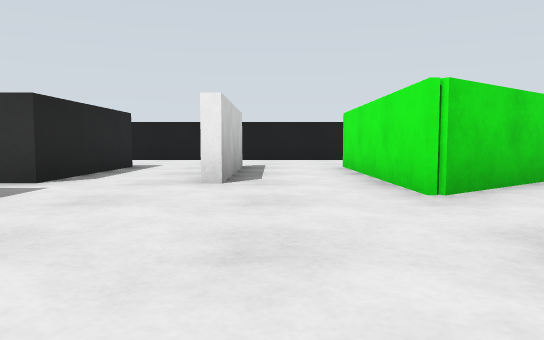
view 1 (above)

21 first-person views from a walk through a world built for the Gazebo simulator. The camera is 0.45 m above the floor, tilts 4° down and sees 70° across. The floor is counted in squares, 1 m on a side. Each view is taken from the middle of a square. On the plan, view 1 faces up. The plan holds only what a view shows up to about 9 squares ahead; the rest is blank.

view 2
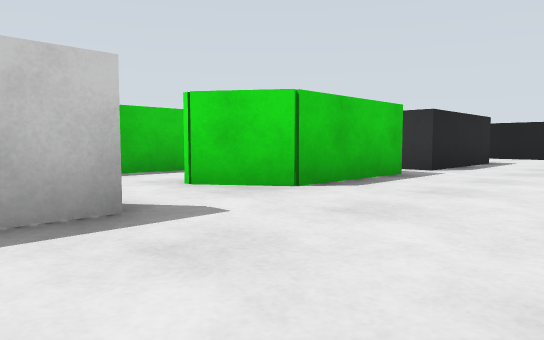

view 3
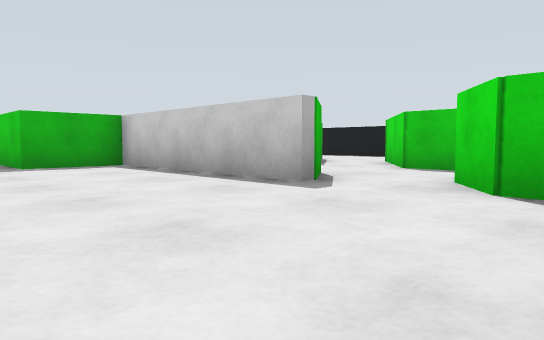

view 4
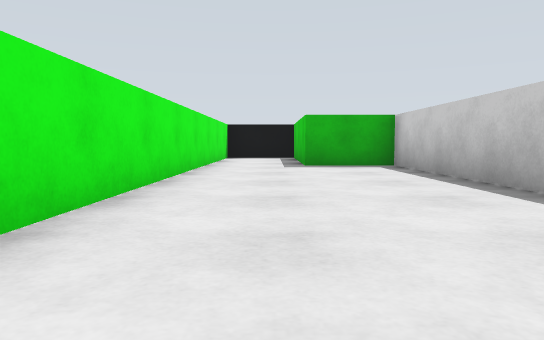

view 5
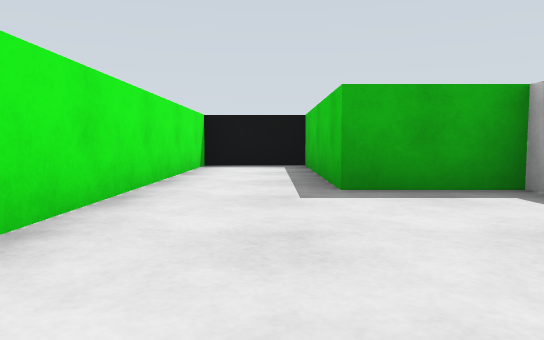

view 6
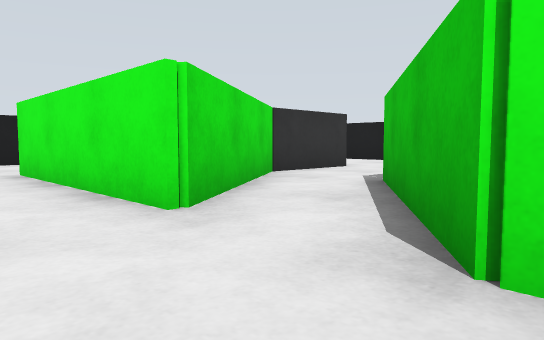

view 7
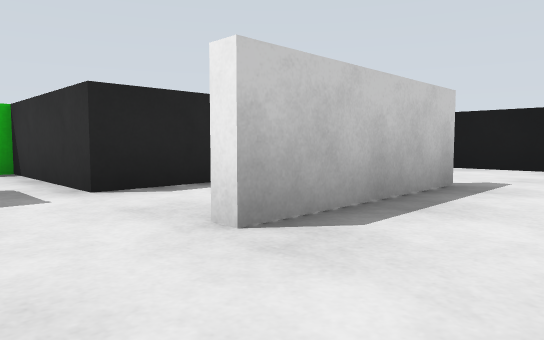

view 8
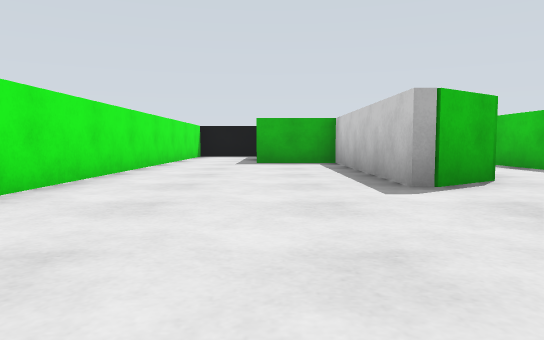

view 9
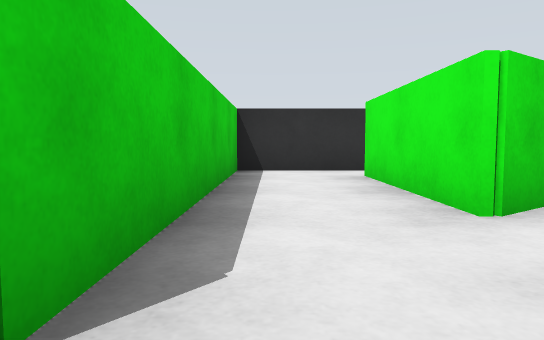

view 10
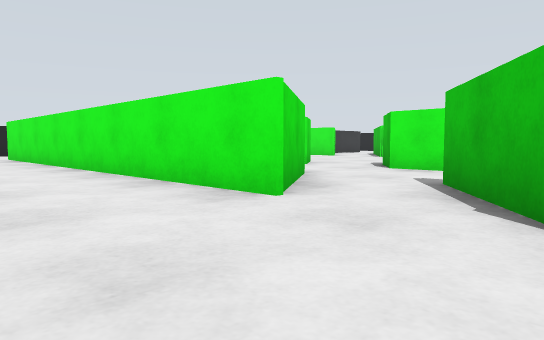

view 11
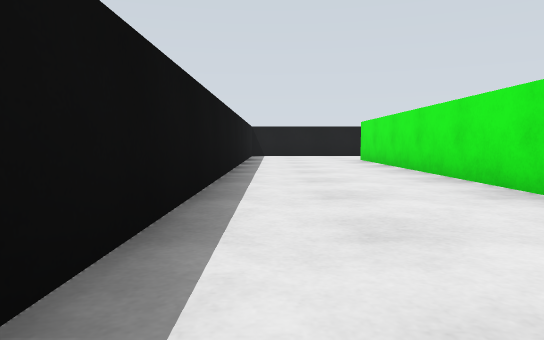

view 12
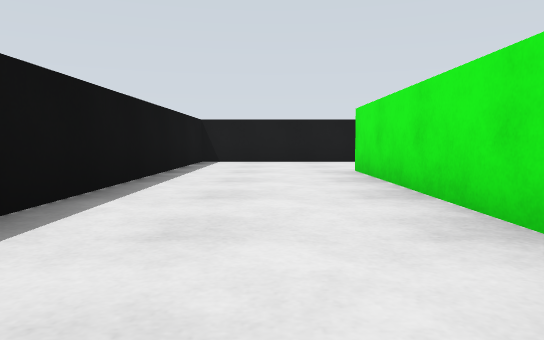

view 13
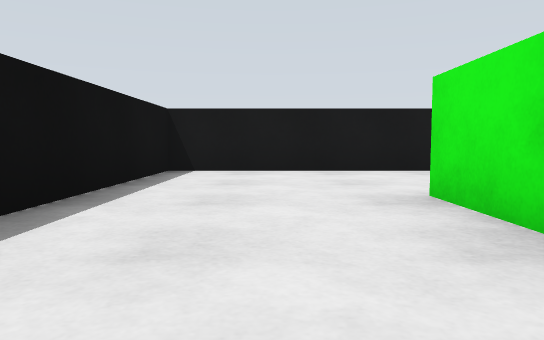

view 14
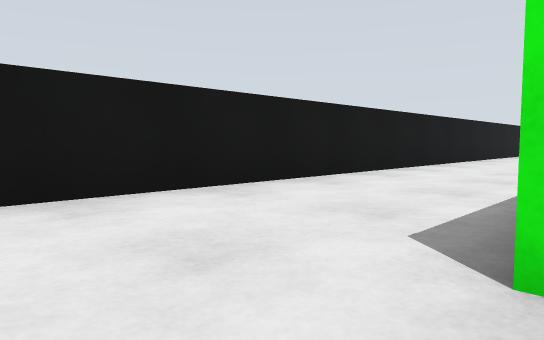

view 15
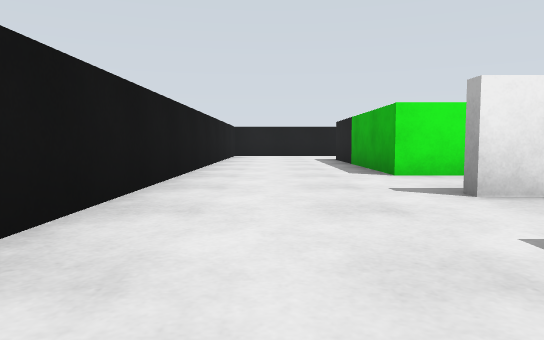

view 16
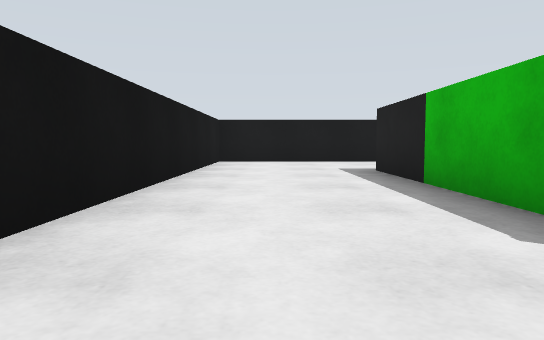

view 17
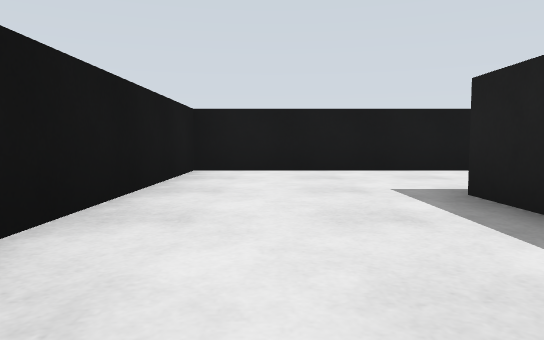

view 18
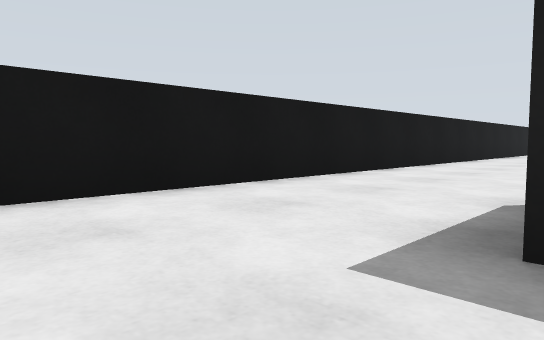

view 19
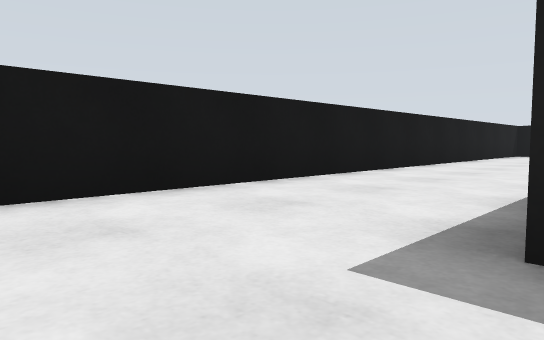

view 20
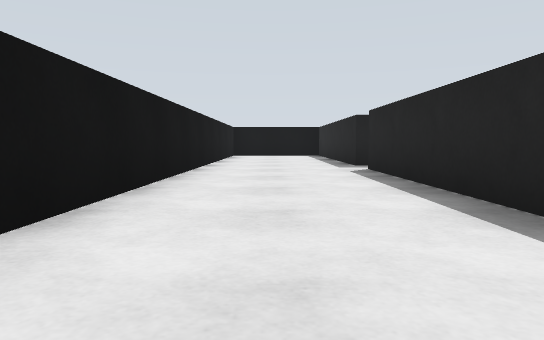

view 21
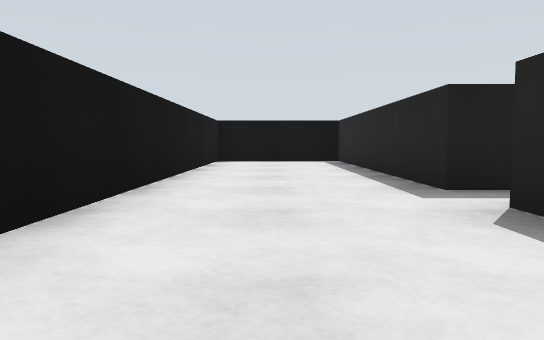

### Floor plan
Points are (right, up) in squares from view 1. A wall is a line through its corners. A room is listed if a view was taken in it or the views show most of it. See-through windows are left out.
Room 1 (views 1, 2, 3, 4, 5, 6, 7, 8)
walls: (-2.4, -0.9) (-2.4, -5.7) (-0.6, -5.7) (-0.6, -9.1); (-2.6, 3.4) (-2.6, 1) (-3.7, 0.3); (-2.6, 4.3) (-3.6, 4.3); (2.2, 3.8) (1.3, 3.2); (-0.8, -9.7) (1.3, -9.7) (1.3, 1.4) (3.1, 2.6)
ways out: opening at (-3, 0) to room 2; opening at (-3, 4) to room 2; opening at (-0.3, 4.7) to room 3
Room 2 (view 9)
walls: (-3.7, -2.6) (-3.7, -1.7) (-2.6, -0.9); (-5.6, -3.5) (-5.6, -5); (-3.7, 0.3) (-3.7, 3.4); (-7.5, -4.5) (-5.6, -3.3); (-3.6, 4.3) (-5.6, 4.3) (-5.6, -1.3) (-7.4, -2.6)
ways out: opening at (-3, 0) to room 1; opening at (-3, 4) to room 1; opening at (-8, -3) to room 3
Room 3 (views 10, 11, 12, 13, 14, 15, 16, 17, 18, 19, 20, 21)
walls: (1.3, 3.2) (1.3, 7.3) (6.4, 7.3); (3.1, 2.6) (4.3, 3.4); (-0.8, 6.6) (-0.8, 7.4); (-0.6, 7.4) (-0.6, 4.2); (-2.6, 7.4) (-2.6, 4.3); (6.4, 5.3) (4.3, 5.3) (2.2, 3.8); (6.3, 1.8) (6.3, -2.8); (5.6, -3.7) (6.3, -3.7) (6.3, -9); (-7.7, -2.8) (-7.7, 7.4); (9.3, -9) (9.3, 10.3) (-10.7, 10.3) (-10.7, -2.1)
ways out: opening at (-0.3, 4.7) to room 1; opening at (-8, -3) to room 2; opening at (5.5, -3)

Where each view was taken, in squares from view 1:
view 1: 0 up, 0 right, facing up
view 2: 2 down, 0 right, facing up-left
view 3: 2 up, 1 right, facing down-left
view 4: 2 up, 0 right, facing down
view 5: 2 down, 0 right, facing down
view 6: 1 up, 0 right, facing up-right
view 7: 3 up, 1 right, facing up-left
view 8: 3 up, 1 left, facing down
view 9: 2 down, 5 left, facing up
view 10: 5 down, 10 left, facing up-right
view 11: 3 down, 10 left, facing up
view 12: 1 up, 9 left, facing up
view 13: 4 up, 9 left, facing up
view 14: 7 up, 9 left, facing up-right
view 15: 9 up, 4 left, facing right
view 16: 9 up, 0 right, facing right
view 17: 9 up, 3 right, facing right
view 18: 9 up, 6 right, facing down-right
view 19: 5 up, 6 right, facing down-right
view 20: 4 up, 8 right, facing down
view 21: 0 up, 8 right, facing down
